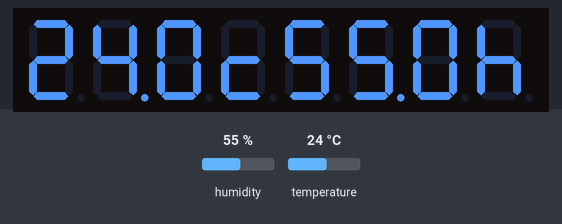
A sketch run on a simulated ESP32. On the bench: 8-digit seven-segment display. The inputs (shaded band) are chosen by the test bench; at power-on: humidity 55 %, temperature 24 °C. WiFi joins after 1.5 s; servers stay silent unless stated; what the sketch prints to the serial monitor is not drawn.

Above: at 7.6 s.
7.7 s: humidity set to 22 %
At 18.6 s:
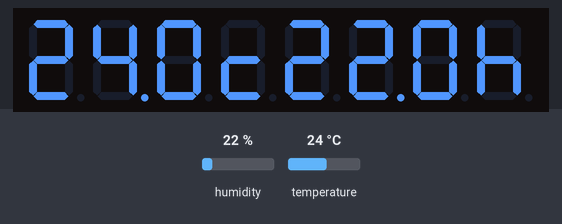
18.8 s: temperature set to 12 °C
At 29.7 s:
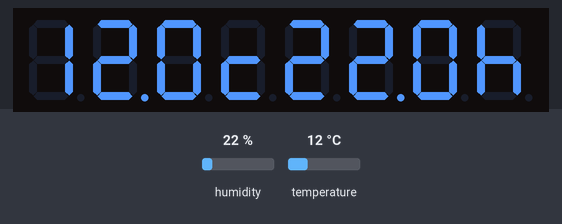
29.9 s: humidity set to 40 %
At 40.8 s:
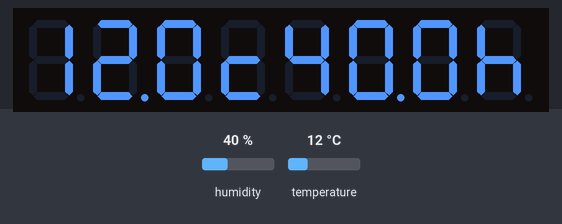
41.0 s: temperature set to 19 °C
At 52.5 s:
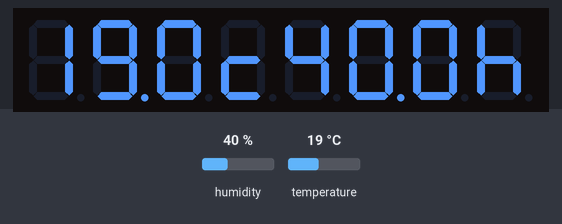
Timing chart, 0 to 53.1 s (numbered marks = the images above; inputs shaded):
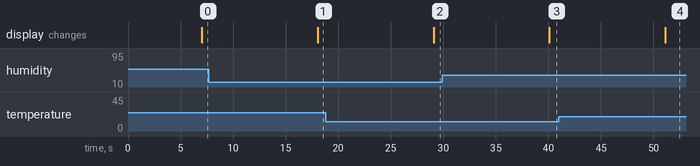

Measured:
- after the input at 7.7 s, the display: changes after 10.4 s (image 1)
- after the input at 18.8 s, the display: changes after 10.3 s (image 2)
- after the input at 29.9 s, the display: changes after 10.2 s (image 3)
- after the input at 41.0 s, the display: changes after 10.1 s (image 4)

The sketch:

thingspeak_all.ino
```cpp
#include <WiFi.h>
#include "ThingSpeak.h"
#include "DHTesp.h"
#include "LedControl.h"
#define dhtPin 23
char ssid[] = "TA_HOME";
char pass[] = "TA123456";
unsigned long myChannelNumber = 879253;
const char* myWriteAPIKey = "LP926859GD7BQNL0";
const char* myReadAPIKey = "709TV3NVBN834FU8";
LedControl lc = LedControl(15, 2, 19, 1);
WiFiClient client;
DHTesp dht;
void setup() {
  Serial.begin(9200);
  dht.setup(dhtPin, DHTesp::DHT11);
  Serial.print("Connecting to ");
  Serial.println(ssid);
  WiFi.begin(ssid, pass);
  while (WiFi.status() != WL_CONNECTED) {
    delay(500);
    Serial.print(".");
  }
  Serial.println("");
  Serial.println("WiFi connected");
  Serial.println("IP address: ");
  Serial.println(WiFi.localIP());
  ThingSpeak.begin(client);
  lc.shutdown(0, false);
  lc.setIntensity(0, 8);
  lc.clearDisplay(0);
}
int t, t1, t2, t3, h, h1, h2, h3;
void loop() {
  float humi = dht.getHumidity();
  float temp = dht.getTemperature();
  Serial.print("\nTemperature('C)= ");
  Serial.print(temp, 1);
  Serial.print("\tHumidity(%)= ");
  Serial.print(humi, 1);
  Serial.println();
  ThingSpeak.setField(1, temp);
  ThingSpeak.setField(2, humi);
  ThingSpeak.writeFields(myChannelNumber, myWriteAPIKey);
  for (int i = 'Z'; i >= 'A'; i--) {
    Serial.write(i);
    delay(200);
  }
  t = temp * 10;
  t1 = t / 100;
  t2 = t / 10 % 10;
  t3 = t % 10;
  h = humi * 10;
  h1 = h / 100;
  h2 = h / 10 % 10;
  h3 = h % 10;
  Serial.println(temp);
  lc.setDigit(0, 7, t1, false);
  lc.setDigit(0, 6, t2, true);
  lc.setDigit(0, 5, t3, false);
  lc.setRow(0, 4, B00001101);
  lc.setDigit(0, 3, h1, false);
  lc.setDigit(0, 2, h2, true);
  lc.setDigit(0, 1, h3, false);
  lc.setRow(0, 0, B00010111);
}
```
